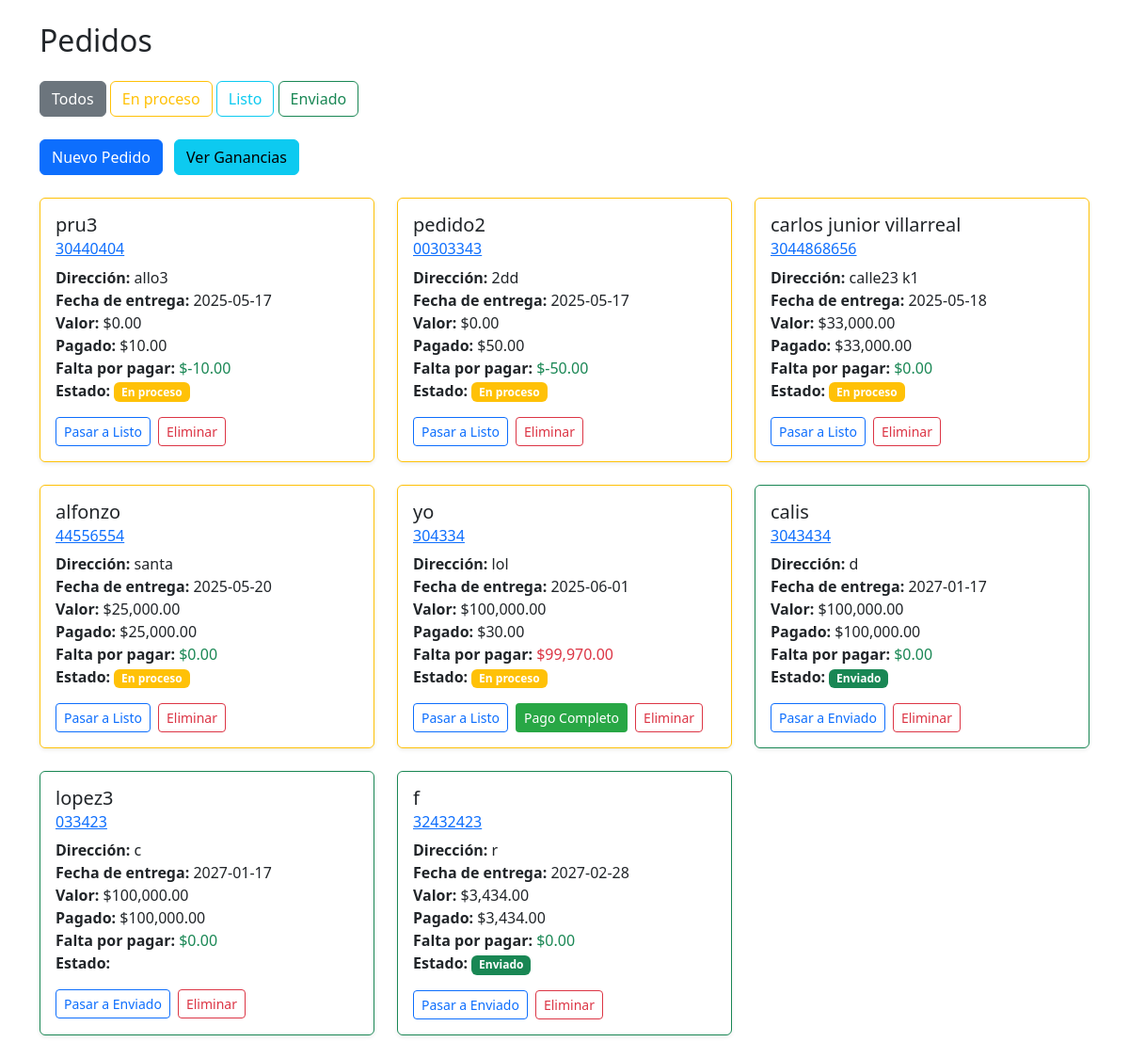
/listar_pedidos.php, run on the app's committed database.
### tables this page shows
CREATE TABLE `pedido` (
  `id` int NOT NULL,
  `nombre_cliente` varchar(100) NOT NULL,
  `celular` varchar(20) DEFAULT NULL,
  `direccion` text NOT NULL,
  `valor_ramo` int NOT NULL,
  `cantidad_pagada` int DEFAULT '0',
  `estado` enum('En proceso','Listo','Enviado') DEFAULT 'En proceso',
  `fecha_entrega` date NOT NULL
);

### listar_pedidos.php (the view, shortened to what this page needs)
<?php
include 'conexion.php';
$filtro = isset($_GET['estado']) ? $_GET['estado'] : '';
if ($filtro != '') {
    $stmt = $conn->prepare("SELECT * FROM pedido WHERE estado = ? ORDER BY fecha_entrega ASC");
    $stmt->bind_param("s", $filtro);
    $stmt->execute();
    $result = $stmt->get_result();
} else {
    $result = $conn->query("SELECT * FROM pedido ORDER BY fecha_entrega ASC");
}
function siguienteEstado($estado) {
    if ($estado == "En proceso") return "Listo";
    return "Enviado";
}
?>
<!DOCTYPE html>
<html lang="es">
<head>
    <link href="https://cdn.jsdelivr.net/npm/bootstrap@5.3.3/dist/css/bootstrap.min.css" rel="stylesheet">
</head>
<body class="container py-4">
<h2 class="mb-4">Pedidos</h2>
<div class="mb-4">
    <a href="listar_pedidos.php" class="btn btn-outline-secondary <?= $filtro == '' ? 'active' : '' ?>">Todos</a>
    <a href="listar_pedidos.php?estado=En proceso" class="btn btn-outline-warning <?= $filtro == 'En proceso' ? 'active' : '' ?>">En proceso</a>
    <a href="listar_pedidos.php?estado=Listo" class="btn btn-outline-info <?= $filtro == 'Listo' ? 'active' : '' ?>">Listo</a>
    <a href="listar_pedidos.php?estado=Enviado" class="btn btn-outline-success <?= $filtro == 'Enviado' ? 'active' : '' ?>">Enviado</a>
</div>
<a href="crear_pedido.php" class="btn btn-primary mb-4">Nuevo Pedido</a>
<a href="gananciasG.php" class="btn btn-info mb-4 ms-2">Ver Ganancias</a>
<div class="row row-cols-1 row-cols-md-2 row-cols-lg-3 g-4">
<?php if ($result->num_rows > 0): ?>
<?php while ($row = $result->fetch_assoc()):
    $falta = $row['valor_ramo'] - $row['cantidad_pagada'];
    $estadoColor = $row['estado'] == "En proceso" ? "warning" : ($row['estado'] == "Listo" ? "info" : "success");
?>
    <div class="col">
        <div class="card border-<?= $estadoColor ?> shadow-sm h-100">
            <div class="card-body">
                <h5 class="card-title"><?= htmlspecialchars($row['nombre_cliente']) ?></h5>
                <h6 class="card-subtitle mb-2 text-muted">
                    <a href="https://wa.me/57<?= preg_replace('/\D/', '', $row['celular']) ?>?text=<?= urlencode('Hola, su pedido está listo. ¿Prefiere que se lo enviemos o desea recogerlo personalmente?') ?>"
                        target="_blank">
                        <?= htmlspecialchars($row['celular']) ?>
                    </a>
                </h6>
                <p class="card-text">
                    <strong>Dirección:</strong> <?= htmlspecialchars($row['direccion']) ?><br>
                    <strong>Fecha de entrega:</strong> <?= htmlspecialchars($row['fecha_entrega']) ?><br>
                    <strong>Valor:</strong> $<?= number_format($row['valor_ramo'], 2) ?><br>
                    <strong>Pagado:</strong> $<?= number_format($row['cantidad_pagada'], 2) ?><br>
                    <strong>Falta por pagar:</strong>
                    <span class="<?= $falta > 0 ? 'text-danger' : 'text-success' ?>">
                        $<?= number_format($falta, 2) ?>
                    </span><br>
                    <strong>Estado:</strong>
                    <span class="badge bg-<?= $estadoColor ?>"><?= $row['estado'] ?></span>
                </p>
                <div class="d-flex flex-wrap gap-2">
                    <a href="cambiar_estado.php?id=<?= $row['id'] ?>&estado=<?= siguienteEstado($row['estado']) ?>" class="btn btn-outline-primary btn-sm">
                        Pasar a <?= siguienteEstado($row['estado']) ?>
                    </a>
                    <?php if ($falta > 0): ?>
                    <form method="post" class="d-inline">
                        <button type="submit" name="pago_completo" class="btn btn-sm pago-completo-btn">
                            Pago Completo
                        </button>
                    </form>
                    <?php endif; ?>
                    <a href="eliminar_pedido.php?id=<?= $row['id'] ?>" class="btn btn-outline-danger btn-sm" onclick="return confirm('¿Eliminar este pedido?')">
                        Eliminar
                    </a>
                </div>
            </div>
        </div>
    </div>
<?php endwhile; ?>
<?php else: ?>
    <p class="text-muted">No hay pedidos para este estado.</p>
<?php endif; ?>
</div>
</body>
</html>

### listar_pedidos.php (style rules this page uses)
.card { transition: transform 0.2s; }
.pago-completo-btn { background-color: #28a745; color: white; }

### data on the page
pedido: nombre_cliente "pru3", celular "30440404", direccion "allo3", fecha_entrega "2025-05-17", valor_ramo "0.00", cantidad_pagada "10.00", falta "-10.00", estado "En proceso", estado "Listo"
pedido: nombre_cliente "pedido2", celular "00303343", direccion "2dd", fecha_entrega "2025-05-17", valor_ramo "0.00", cantidad_pagada "50.00", falta "-50.00", estado "En proceso", estado "Listo"
pedido: nombre_cliente "carlos junior villarreal", celular "3044868656", direccion "calle23 k1", fecha_entrega "2025-05-18", valor_ramo "33,000.00", cantidad_pagada "33,000.00", falta "0.00", estado "En proceso", estado "Listo"
pedido: nombre_cliente "alfonzo", celular "44556554", direccion "santa", fecha_entrega "2025-05-20", valor_ramo "25,000.00", cantidad_pagada "25,000.00", falta "0.00", estado "En proceso", estado "Listo"
pedido: nombre_cliente "yo", celular "304334", direccion "lol", fecha_entrega "2025-06-01", valor_ramo "100,000.00", cantidad_pagada "30.00", falta "99,970.00", estado "En proceso", estado "Listo"
pedido: nombre_cliente "calis", celular "3043434", direccion "d", fecha_entrega "2027-01-17", valor_ramo "100,000.00", cantidad_pagada "100,000.00", falta "0.00", estado "Enviado"
pedido: nombre_cliente "lopez3", celular "033423", direccion "c", fecha_entrega "2027-01-17", valor_ramo "100,000.00", cantidad_pagada "100,000.00", falta "0.00", estado "Enviado"
pedido: nombre_cliente "f", celular "32432423", direccion "r", fecha_entrega "2027-02-28", valor_ramo "3,434.00", cantidad_pagada "3,434.00", falta "0.00", estado "Enviado"
